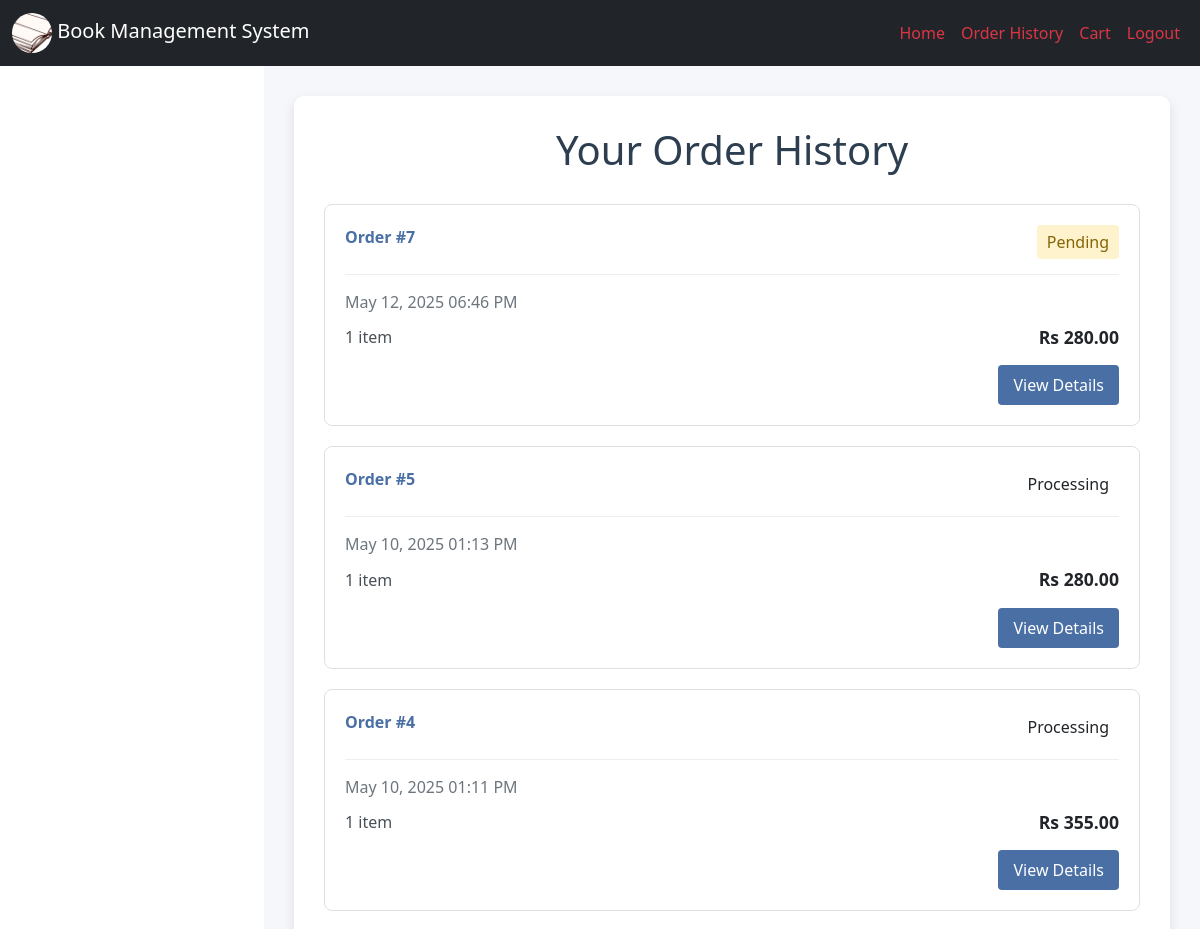
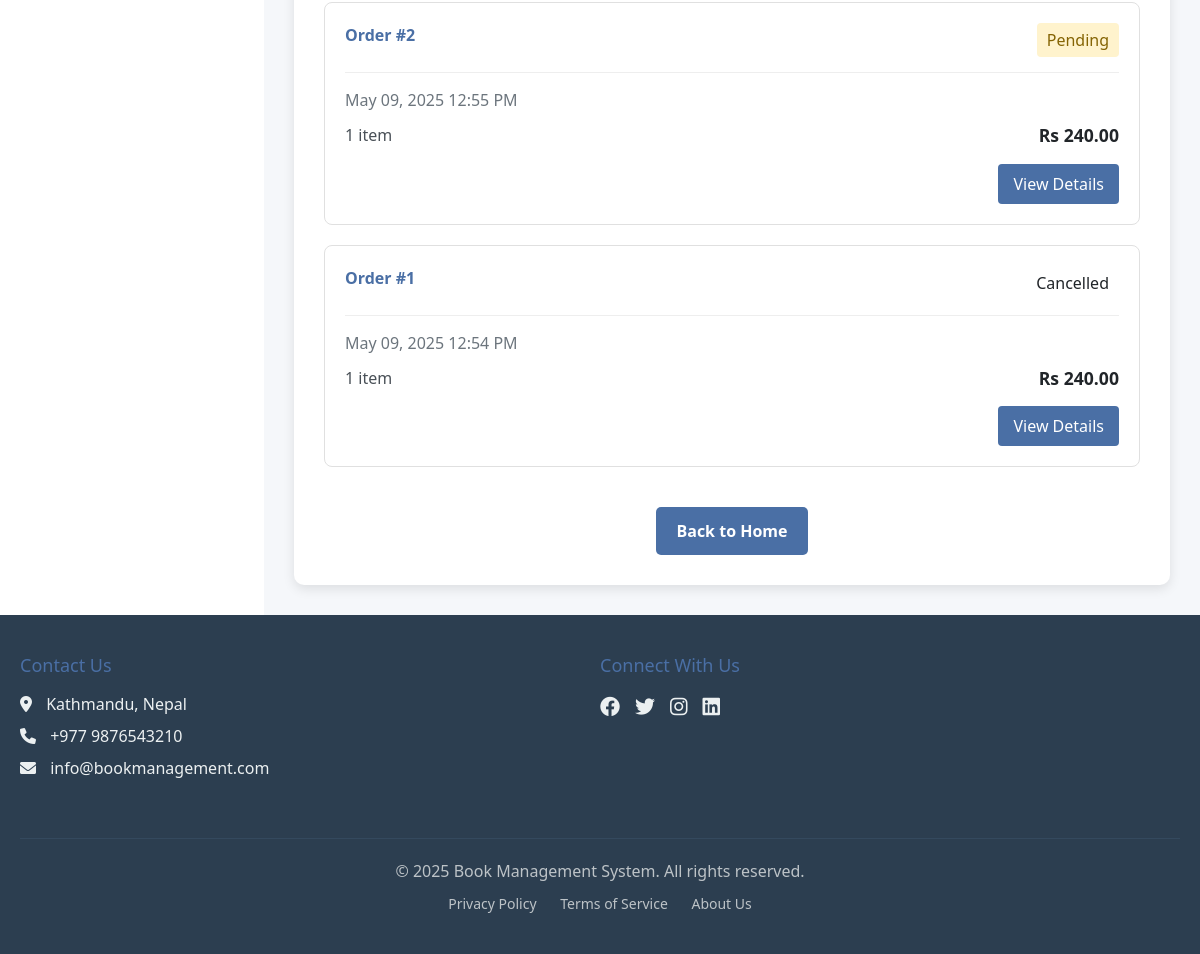
/order_history.php (signed in), run on the app's committed database (2 pictures, top to bottom).
### tables this page shows
CREATE TABLE `orders` (
  `order_id` int(11) NOT NULL,
  `user_id` int(11) NOT NULL,
  `total_amount` float NOT NULL,
  `shipping_address` varchar(20) NOT NULL,
  `date` datetime(6) NOT NULL DEFAULT current_timestamp(6),
  `payment_status` varchar(20) NOT NULL DEFAULT 'pending',
  `payment_method` varchar(50) DEFAULT NULL,
  `status` varchar(20) NOT NULL DEFAULT 'pending'
);

### order_history.php (the view, shortened to what this page needs)
<?php
include('header.php');
$host = 'localhost';
$dbname = 'book_management_system';
$username = 'root';
$password = '';
try {
    $conn = new PDO("mysql:host=$host;dbname=$dbname", $username, $password);
    $conn->setAttribute(PDO::ATTR_ERRMODE, PDO::ERRMODE_EXCEPTION);
} catch(PDOException $e) {
    echo "Connection failed: " . $e->getMessage();
    exit();
}
$stmt = $conn->prepare("SELECT o.order_id, o.total_amount, o.status, o.date,
                       COUNT(oi.item_id) as item_count
                       FROM orders o
                       LEFT JOIN order_items oi ON o.order_id = oi.order_id
                       WHERE o.user_id = ?
                       GROUP BY o.order_id
                       ORDER BY o.date DESC");
$stmt->execute([$_SESSION['user_id']]);
$orders = $stmt->fetchAll(PDO::FETCH_ASSOC);
?>
<!DOCTYPE html>
<html lang="en">
<head>
</head>
<body>
    <div class="content">
        <div class="order-history-container">
            <h1>Your Order History</h1>
            <?php if (count($orders) > 0): ?>
                <?php foreach ($orders as $order): ?>
                    <div class="order-card">
                        <div class="order-header">
                            <span class="order-id">Order #<?= $order['order_id'] ?></span>
                            <span class="order-status status-<?= $order['status'] ?>">
                                <?= ucfirst($order['status']) ?>
                            </span>
                        </div>
                        <div class="order-meta">
                            <?= date('M d, Y h:i A', strtotime($order['date'])) ?>
                        </div>
                        <div class="order-details">
                            <div class="order-items">
                                <?= $order['item_count'] ?> item<?= $order['item_count'] > 1 ? 's' : '' ?>
                            </div>
                            <div class="order-total">Rs <?= number_format($order['total_amount'], 2) ?></div>
                        </div>
                        <div style="margin-top: 15px; text-align: right;">
                            <a href="order_details.php?order_id=<?= $order['order_id'] ?>" class="view-details-btn">View Details</a>
                        </div>
                    </div>
                <?php endforeach; ?>
            <?php endif; ?>
            <div style="text-align: center;">
                <a href="homepage.php" class="home-button">Back to Home</a>
            </div>
        </div>
    </div>
</body>
</html>
<?php include('footer.php'); ?>

### order_history.php (style rules this page uses)
.content { margin-left: 22%; padding: 30px; background-color: #f5f7fa; min-height: 100vh; }
.order-history-container { background-color: white; padding: 30px; border-radius: 10px; box-shadow: 0 4px 12px rgba(0, 0, 0, 0.1); max-width: 1200px; margin: 0 auto; }
h1 { color: #2c3e50; text-align: center; margin-bottom: 30px; }
.order-card { border: 1px solid #e0e0e0; border-radius: 8px; padding: 20px; margin-bottom: 20px; transition: all 0.3s ease; }
.order-header { display: flex; justify-content: space-between; margin-bottom: 15px; padding-bottom: 15px; border-bottom: 1px solid #eee; }
.order-id { font-weight: 600; color: #4a6fa5; }
.order-status { padding: 5px 10px; border-radius: 4px; font-weight: 500; }
.status-pending { background-color: #fff3cd; color: #856404; }
.order-meta { margin-bottom: 10px; color: #6c757d; }
.order-details { display: flex; justify-content: space-between; align-items: center; }
.order-items { color: #495057; }
.order-total { font-weight: 600; font-size: 1.1rem; }
.view-details-btn { display: inline-block; padding: 8px 15px; background-color: #4a6fa5; color: white; border-radius: 4px; text-decoration: none; font-weight: 500; transition: background-color 0.3s; }
.home-button { display: inline-block; margin-top: 20px; padding: 12px 20px; background-color: #4a6fa5; color: white; text-decoration: none; border-radius: 5px; font-weight: 600; text-align: center; }

### data on the page
orders: order_id "7", status "Pending", date "May 12, 2025 06:46 PM", item_count "1", total_amount "280.00"
orders: order_id "5", status "Processing", date "May 10, 2025 01:13 PM", item_count "1", total_amount "280.00"
orders: order_id "4", status "Processing", date "May 10, 2025 01:11 PM", item_count "1", total_amount "355.00"
orders: order_id "2", status "Pending", date "May 09, 2025 12:55 PM", item_count "1", total_amount "240.00"
orders: order_id "1", status "Cancelled", date "May 09, 2025 12:54 PM", item_count "1", total_amount "240.00"
